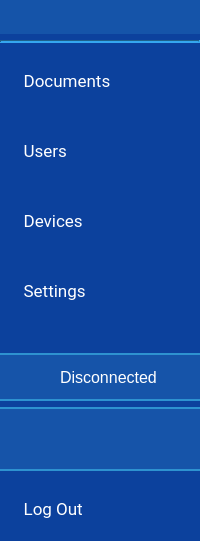
<?xml version="1.0" encoding="UTF-8"?>
<ui version="4.0">
 <class>MenuBarWidget</class>
 <widget class="QWidget" name="MenuBarWidget">
  <property name="geometry">
   <rect>
    <x>0</x>
    <y>0</y>
    <width>200</width>
    <height>541</height>
   </rect>
  </property>
  <property name="minimumSize">
   <size>
    <width>200</width>
    <height>0</height>
   </size>
  </property>
  <property name="maximumSize">
   <size>
    <width>200</width>
    <height>16777215</height>
   </size>
  </property>
  <property name="windowTitle">
   <string>Form</string>
  </property>
  <property name="styleSheet">
   <string notr="true">QWidget#MenuBarWidget
{
background-color: rgb(12, 65, 157);
}

QPushButton,
QPushButton:pressed
{
color: rgb(255, 255, 255);
background-color: rgb(12, 65, 157);
text-align: left;
padding-left: 10px;
}

QPushButton:checked
{
background-color: rgb(46, 145, 208);
border: 0;
}</string>
  </property>
  <layout class="QVBoxLayout" name="verticalLayout_2">
   <property name="leftMargin">
    <number>0</number>
   </property>
   <property name="topMargin">
    <number>0</number>
   </property>
   <property name="rightMargin">
    <number>0</number>
   </property>
   <property name="bottomMargin">
    <number>0</number>
   </property>
   <item>
    <layout class="QVBoxLayout" name="verticalLayout">
     <item>
      <widget class="QWidget" name="widget_3" native="true">
       <property name="styleSheet">
        <string notr="true">QWidget#widget_3
{
background-color: rgb(21, 84, 169);
}</string>
       </property>
       <layout class="QHBoxLayout" name="horizontalLayout_3">
        <property name="spacing">
         <number>6</number>
        </property>
        <property name="leftMargin">
         <number>25</number>
        </property>
        <property name="topMargin">
         <number>10</number>
        </property>
        <property name="rightMargin">
         <number>10</number>
        </property>
        <property name="bottomMargin">
         <number>10</number>
        </property>
        <item>
         <widget class="QLabel" name="label">
          <property name="maximumSize">
           <size>
            <width>80000</width>
            <height>80000</height>
           </size>
          </property>
          <property name="text">
           <string/>
          </property>
          <property name="pixmap">
           <pixmap resource="../rc/resources.qrc">:/logos/images/logos/parsec_white_small.png</pixmap>
          </property>
          <property name="scaledContents">
           <bool>false</bool>
          </property>
         </widget>
        </item>
       </layout>
      </widget>
     </item>
     <item>
      <widget class="QFrame" name="frame">
       <property name="styleSheet">
        <string notr="true">QFrame#frame
{
background-color: rgb(46, 145, 208);
}</string>
       </property>
       <property name="frameShape">
        <enum>QFrame::HLine</enum>
       </property>
       <property name="frameShadow">
        <enum>QFrame::Sunken</enum>
       </property>
       <property name="lineWidth">
        <number>2</number>
       </property>
      </widget>
     </item>
     <item>
      <widget class="QPushButton" name="button_files">
       <property name="enabled">
        <bool>true</bool>
       </property>
       <property name="minimumSize">
        <size>
         <width>0</width>
         <height>64</height>
        </size>
       </property>
       <property name="maximumSize">
        <size>
         <width>16777215</width>
         <height>64</height>
        </size>
       </property>
       <property name="baseSize">
        <size>
         <width>64</width>
         <height>0</height>
        </size>
       </property>
       <property name="font">
        <font>
         <family>Roboto</family>
         <pointsize>13</pointsize>
         <weight>50</weight>
         <italic>false</italic>
         <bold>false</bold>
        </font>
       </property>
       <property name="layoutDirection">
        <enum>Qt::LeftToRight</enum>
       </property>
       <property name="autoFillBackground">
        <bool>false</bool>
       </property>
       <property name="styleSheet">
        <string notr="true"/>
       </property>
       <property name="text">
        <string>   Documents</string>
       </property>
       <property name="icon">
        <iconset resource="../rc/resources.qrc">
         <normaloff>:/icons/images/icons/menu_folder.png</normaloff>:/icons/images/icons/menu_folder.png</iconset>
       </property>
       <property name="iconSize">
        <size>
         <width>32</width>
         <height>32</height>
        </size>
       </property>
       <property name="checkable">
        <bool>true</bool>
       </property>
       <property name="flat">
        <bool>true</bool>
       </property>
      </widget>
     </item>
     <item>
      <widget class="QPushButton" name="button_users">
       <property name="enabled">
        <bool>true</bool>
       </property>
       <property name="minimumSize">
        <size>
         <width>0</width>
         <height>64</height>
        </size>
       </property>
       <property name="maximumSize">
        <size>
         <width>16777215</width>
         <height>64</height>
        </size>
       </property>
       <property name="baseSize">
        <size>
         <width>0</width>
         <height>64</height>
        </size>
       </property>
       <property name="font">
        <font>
         <family>Roboto</family>
         <pointsize>13</pointsize>
         <weight>50</weight>
         <italic>false</italic>
         <bold>false</bold>
        </font>
       </property>
       <property name="styleSheet">
        <string notr="true"/>
       </property>
       <property name="text">
        <string>   Users</string>
       </property>
       <property name="icon">
        <iconset resource="../rc/resources.qrc">
         <normaloff>:/icons/images/icons/menu_group.png</normaloff>:/icons/images/icons/menu_group.png</iconset>
       </property>
       <property name="iconSize">
        <size>
         <width>32</width>
         <height>32</height>
        </size>
       </property>
       <property name="checkable">
        <bool>true</bool>
       </property>
       <property name="flat">
        <bool>true</bool>
       </property>
      </widget>
     </item>
     <item>
      <widget class="QPushButton" name="button_devices">
       <property name="enabled">
        <bool>true</bool>
       </property>
       <property name="minimumSize">
        <size>
         <width>0</width>
         <height>64</height>
        </size>
       </property>
       <property name="maximumSize">
        <size>
         <width>16777215</width>
         <height>64</height>
        </size>
       </property>
       <property name="baseSize">
        <size>
         <width>0</width>
         <height>64</height>
        </size>
       </property>
       <property name="font">
        <font>
         <family>Roboto</family>
         <pointsize>13</pointsize>
         <weight>50</weight>
         <italic>false</italic>
         <bold>false</bold>
        </font>
       </property>
       <property name="styleSheet">
        <string notr="true"/>
       </property>
       <property name="text">
        <string>   Devices</string>
       </property>
       <property name="icon">
        <iconset resource="../rc/resources.qrc">
         <normaloff>:/icons/images/icons/menu_devices.png</normaloff>:/icons/images/icons/menu_devices.png</iconset>
       </property>
       <property name="iconSize">
        <size>
         <width>32</width>
         <height>32</height>
        </size>
       </property>
       <property name="checkable">
        <bool>true</bool>
       </property>
       <property name="checked">
        <bool>false</bool>
       </property>
       <property name="flat">
        <bool>true</bool>
       </property>
      </widget>
     </item>
     <item>
      <widget class="QPushButton" name="button_settings">
       <property name="enabled">
        <bool>true</bool>
       </property>
       <property name="minimumSize">
        <size>
         <width>0</width>
         <height>64</height>
        </size>
       </property>
       <property name="maximumSize">
        <size>
         <width>16777215</width>
         <height>64</height>
        </size>
       </property>
       <property name="baseSize">
        <size>
         <width>0</width>
         <height>64</height>
        </size>
       </property>
       <property name="font">
        <font>
         <family>Roboto</family>
         <pointsize>13</pointsize>
         <weight>50</weight>
         <italic>false</italic>
         <bold>false</bold>
        </font>
       </property>
       <property name="styleSheet">
        <string notr="true"/>
       </property>
       <property name="text">
        <string>   Settings</string>
       </property>
       <property name="icon">
        <iconset resource="../rc/resources.qrc">
         <normaloff>:/icons/images/icons/menu_settings.png</normaloff>:/icons/images/icons/menu_settings.png</iconset>
       </property>
       <property name="iconSize">
        <size>
         <width>32</width>
         <height>32</height>
        </size>
       </property>
       <property name="checkable">
        <bool>true</bool>
       </property>
       <property name="flat">
        <bool>true</bool>
       </property>
      </widget>
     </item>
     <item>
      <spacer name="verticalSpacer">
       <property name="orientation">
        <enum>Qt::Vertical</enum>
       </property>
       <property name="sizeHint" stdset="0">
        <size>
         <width>20</width>
         <height>40</height>
        </size>
       </property>
      </spacer>
     </item>
     <item>
      <widget class="QWidget" name="widget_connection" native="true">
       <property name="styleSheet">
        <string notr="true">QWidget#widget_connection
{
border-top: 2px solid rgb(46, 146, 208);
border-bottom: 2px solid rgb(46, 146, 208);
color: rgb(255, 255, 255);
text-align: left;
padding-left: 10px;
background-color: rgb(22, 84, 169);
}
</string>
       </property>
       <layout class="QHBoxLayout" name="horizontalLayout_5">
        <item>
         <widget class="QLabel" name="label_connection_icon">
          <property name="minimumSize">
           <size>
            <width>45</width>
            <height>30</height>
           </size>
          </property>
          <property name="maximumSize">
           <size>
            <width>45</width>
            <height>30</height>
           </size>
          </property>
          <property name="text">
           <string/>
          </property>
          <property name="pixmap">
           <pixmap resource="../rc/resources.qrc">:/icons/images/icons/cloud_offline.png</pixmap>
          </property>
          <property name="scaledContents">
           <bool>true</bool>
          </property>
         </widget>
        </item>
        <item>
         <widget class="QLabel" name="label_connection_text">
          <property name="font">
           <font>
            <pointsize>12</pointsize>
           </font>
          </property>
          <property name="styleSheet">
           <string notr="true">color: rgb(255, 255, 255);</string>
          </property>
          <property name="text">
           <string>Disconnected</string>
          </property>
         </widget>
        </item>
       </layout>
      </widget>
     </item>
     <item>
      <widget class="QWidget" name="widget_info" native="true">
       <property name="minimumSize">
        <size>
         <width>0</width>
         <height>64</height>
        </size>
       </property>
       <property name="maximumSize">
        <size>
         <width>16777215</width>
         <height>64</height>
        </size>
       </property>
       <property name="styleSheet">
        <string notr="true">QWidget#widget_info
{
border-top: 2px solid rgb(46, 146, 208);
border-bottom: 2px solid rgb(46, 146, 208);
color: rgb(255, 255, 255);
text-align: left;
padding-left: 10px;
background-color: rgb(22, 84, 169);
}
</string>
       </property>
       <layout class="QHBoxLayout" name="horizontalLayout_6">
        <property name="spacing">
         <number>0</number>
        </property>
        <property name="leftMargin">
         <number>15</number>
        </property>
        <property name="topMargin">
         <number>0</number>
        </property>
        <property name="rightMargin">
         <number>0</number>
        </property>
        <property name="bottomMargin">
         <number>0</number>
        </property>
        <item>
         <widget class="QLabel" name="label_4">
          <property name="minimumSize">
           <size>
            <width>28</width>
            <height>35</height>
           </size>
          </property>
          <property name="maximumSize">
           <size>
            <width>28</width>
            <height>35</height>
           </size>
          </property>
          <property name="text">
           <string/>
          </property>
          <property name="pixmap">
           <pixmap resource="../rc/resources.qrc">:/icons/images/icons/user_menu.png</pixmap>
          </property>
          <property name="scaledContents">
           <bool>true</bool>
          </property>
          <property name="alignment">
           <set>Qt::AlignCenter</set>
          </property>
         </widget>
        </item>
        <item>
         <layout class="QVBoxLayout" name="verticalLayout_5">
          <property name="spacing">
           <number>0</number>
          </property>
          <property name="leftMargin">
           <number>20</number>
          </property>
          <item>
           <widget class="QLabel" name="label_username">
            <property name="font">
             <font>
              <pointsize>12</pointsize>
              <weight>75</weight>
              <bold>true</bold>
             </font>
            </property>
            <property name="styleSheet">
             <string notr="true">QLabel#label_username
{
color: rgb(255, 255, 255);
}</string>
            </property>
            <property name="text">
             <string/>
            </property>
           </widget>
          </item>
          <item>
           <widget class="QLabel" name="label_device">
            <property name="font">
             <font>
              <pointsize>12</pointsize>
              <weight>75</weight>
              <bold>true</bold>
             </font>
            </property>
            <property name="styleSheet">
             <string notr="true">QLabel#label_device
{
color: rgb(255, 255, 255);
}</string>
            </property>
            <property name="text">
             <string/>
            </property>
           </widget>
          </item>
         </layout>
        </item>
       </layout>
      </widget>
     </item>
     <item>
      <widget class="QPushButton" name="button_logout">
       <property name="enabled">
        <bool>true</bool>
       </property>
       <property name="minimumSize">
        <size>
         <width>0</width>
         <height>64</height>
        </size>
       </property>
       <property name="maximumSize">
        <size>
         <width>16777215</width>
         <height>64</height>
        </size>
       </property>
       <property name="baseSize">
        <size>
         <width>0</width>
         <height>64</height>
        </size>
       </property>
       <property name="font">
        <font>
         <family>Roboto</family>
         <pointsize>13</pointsize>
         <weight>50</weight>
         <italic>false</italic>
         <bold>false</bold>
        </font>
       </property>
       <property name="styleSheet">
        <string notr="true"/>
       </property>
       <property name="text">
        <string>   Log Out</string>
       </property>
       <property name="icon">
        <iconset resource="../rc/resources.qrc">
         <normaloff>:/icons/images/icons/menu_logout.png</normaloff>:/icons/images/icons/menu_logout.png</iconset>
       </property>
       <property name="iconSize">
        <size>
         <width>32</width>
         <height>32</height>
        </size>
       </property>
       <property name="checkable">
        <bool>false</bool>
       </property>
       <property name="flat">
        <bool>true</bool>
       </property>
      </widget>
     </item>
    </layout>
   </item>
  </layout>
 </widget>
 <resources>
  <include location="../rc/resources.qrc"/>
 </resources>
 <connections/>
</ui>
